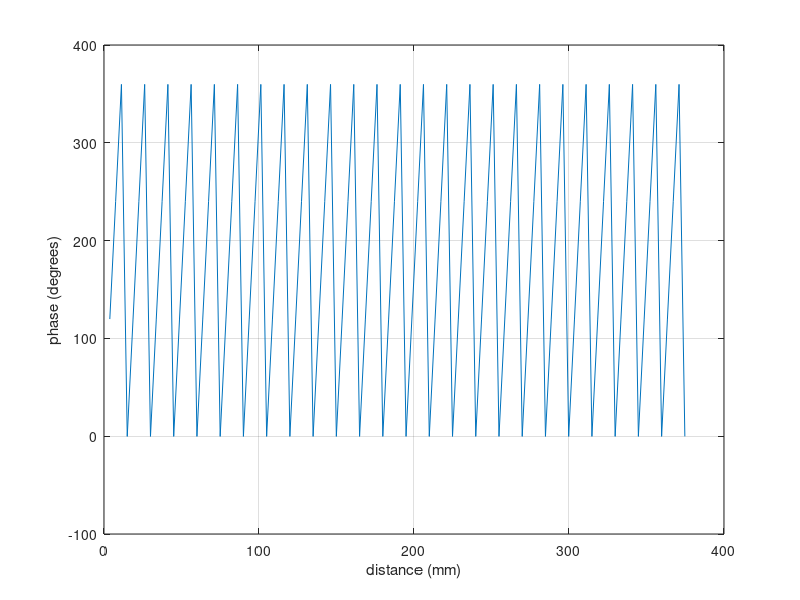

Recreate this plot in MATLAB.
epsilons = [5.28896105060776 6.52958154396020 7.90079366819184 9.40259742330268];

h = 0.0391;

c = 299792458;
f = 10e9;

lam0 = c/f;
k0 = 2*pi/lam0;
d=lam0/8;

x = (1:100)*d;
phase = zeros(size(x));

for ii = 1:length(x)
    phase(ii) = k0*h*sqrt(epsilons(mod(ii,length(epsilons))+1))*180/pi;
end

plot(x*1000, phase-360*3)
xlabel('distance (mm)')
ylabel('phase (degrees)')
grid on

